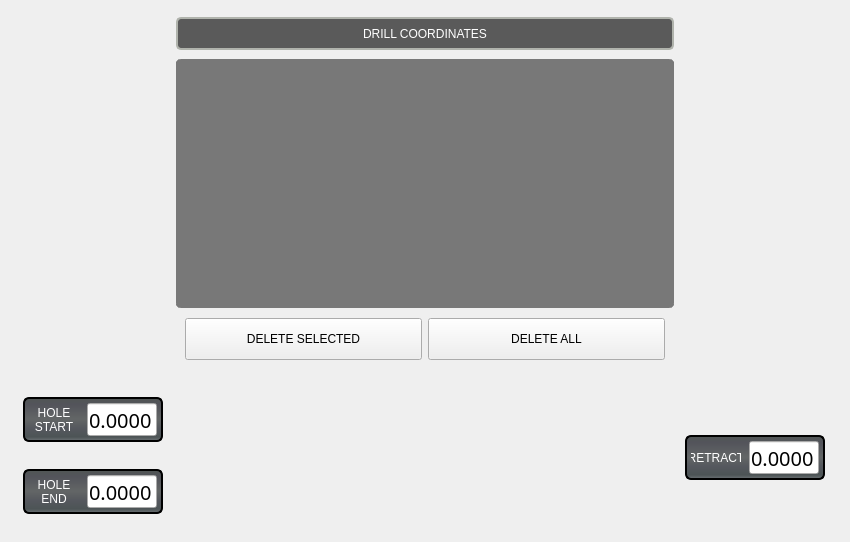
    <widget class="QWidget" name="widget" native="true">
     <property name="maximumSize">
      <size>
       <width>16777215</width>
       <height>580</height>
      </size>
     </property>
     <layout class="QHBoxLayout" name="horizontalLayout_2">
      <property name="spacing">
       <number>30</number>
      </property>
      <property name="leftMargin">
       <number>6</number>
      </property>
      <property name="topMargin">
       <number>6</number>
      </property>
      <property name="rightMargin">
       <number>6</number>
      </property>
      <property name="bottomMargin">
       <number>6</number>
      </property>
      <item alignment="Qt::AlignHCenter|Qt::AlignVCenter">
       <widget class="QWidget" name="widget" native="true">
        <property name="sizePolicy">
         <sizepolicy hsizetype="Preferred" vsizetype="Preferred">
          <horstretch>0</horstretch>
          <verstretch>0</verstretch>
         </sizepolicy>
        </property>
        <property name="minimumSize">
         <size>
          <width>0</width>
          <height>530</height>
         </size>
        </property>
        <property name="maximumSize">
         <size>
          <width>16777215</width>
          <height>550</height>
         </size>
        </property>
        <layout class="QVBoxLayout" name="verticalLayout">
         <property name="topMargin">
          <number>1</number>
         </property>
         <item alignment="Qt::AlignHCenter">
          <widget class="QWidget" name="widget" native="true">
           <property name="maximumSize">
            <size>
             <width>880</width>
             <height>16777215</height>
            </size>
           </property>
           <layout class="QVBoxLayout" name="verticalLayout_2">
            <property name="bottomMargin">
             <number>1</number>
            </property>
            <item>
             <widget class="QWidget" name="widget_2" native="true">
              <property name="sizePolicy">
               <sizepolicy hsizetype="Fixed" vsizetype="Preferred">
                <horstretch>0</horstretch>
                <verstretch>0</verstretch>
               </sizepolicy>
              </property>
              <property name="minimumSize">
               <size>
                <width>500</width>
                <height>0</height>
               </size>
              </property>
              <layout class="QVBoxLayout" name="verticalLayout_4">
               <property name="spacing">
                <number>9</number>
               </property>
               <property name="leftMargin">
                <number>1</number>
               </property>
               <property name="topMargin">
                <number>1</number>
               </property>
               <property name="rightMargin">
                <number>1</number>
               </property>
               <property name="bottomMargin">
                <number>1</number>
               </property>
               <item>
                <widget class="QLabel" name="xy_coord_header">
                 <property name="minimumSize">
                  <size>
                   <width>0</width>
                   <height>33</height>
                  </size>
                 </property>
                 <property name="maximumSize">
                  <size>
                   <width>16777215</width>
                   <height>33</height>
                  </size>
                 </property>
                 <property name="styleSheet">
                  <string notr="true">QLabel{
    border-style: solid;
    border-color: rgb(176, 179, 172);
    border-width: 2px;
    border-radius: 5px;
    color: white;
    background: rgb(90, 90, 90);
	font: 15pt &quot;Bebas Kai&quot;;
}</string>
                 </property>
                 <property name="text">
                  <string>DRILL COORDINATES</string>
                 </property>
                 <property name="alignment">
                  <set>Qt::AlignCenter</set>
                 </property>
                </widget>
               </item>
               <item>
                <widget class="QTableView" name="xy_coord_input">
                 <property name="styleSheet">
                  <string notr="true">QTableView,
QHeaderView {
    font: 14pt &quot;Bebas Kai&quot;;
	background-color: rgb(220, 220, 220);
	color: black;
    border: none;
}

QTableView {
   	border-top: 8px rgb(120, 120, 120);
	border-left: 4px  rgb(120, 120, 120);
	border-bottom: 5px rgb(120, 120, 120);
	border-right: 4px rgb(120, 120, 120);
	border-radius: 5px;
	border-color: rgb(120, 120, 120);
	border-style: solid;
	background-color: rgb(120, 120, 120);
    gridline-color: rgb(203, 203, 203);
	alternate-background-color: rgb(90, 90, 90);
}</string>
                 </property>
                 <property name="dragEnabled">
                  <bool>true</bool>
                 </property>
                 <attribute name="horizontalHeaderDefaultSectionSize">
                  <number>133</number>
                 </attribute>
                 <attribute name="horizontalHeaderStretchLastSection">
                  <bool>true</bool>
                 </attribute>
                </widget>
               </item>
               <item>
                <widget class="QWidget" name="widget" native="true">
                 <layout class="QHBoxLayout" name="horizontalLayout_3">
                  <property name="topMargin">
                   <number>1</number>
                  </property>
                  <item>
                   <widget class="QPushButton" name="delete_selected_input">
                    <property name="minimumSize">
                     <size>
                      <width>150</width>
                      <height>42</height>
                     </size>
                    </property>
                    <property name="maximumSize">
                     <size>
                      <width>16777215</width>
                      <height>42</height>
                     </size>
                    </property>
                    <property name="styleSheet">
                     <string notr="true">font: 14pt &quot;Bebas Kai&quot;;</string>
                    </property>
                    <property name="text">
                     <string>DELETE SELECTED</string>
                    </property>
                   </widget>
                  </item>
                  <item>
                   <widget class="QPushButton" name="delete_all_input">
                    <property name="minimumSize">
                     <size>
                      <width>150</width>
                      <height>42</height>
                     </size>
                    </property>
                    <property name="maximumSize">
                     <size>
                      <width>16777215</width>
                      <height>42</height>
                     </size>
                    </property>
                    <property name="styleSheet">
                     <string notr="true">font: 14pt &quot;Bebas Kai&quot;;</string>
                    </property>
                    <property name="text">
                     <string>DELETE ALL</string>
                    </property>
                   </widget>
                  </item>
                 </layout>
                </widget>
               </item>
              </layout>
             </widget>
            </item>
           </layout>
          </widget>
         </item>
         <item alignment="Qt::AlignHCenter|Qt::AlignVCenter">
          <widget class="QWidget" name="widget" native="true">
           <property name="minimumSize">
            <size>
             <width>820</width>
             <height>150</height>
            </size>
           </property>
           <property name="maximumSize">
            <size>
             <width>800</width>
             <height>150</height>
            </size>
           </property>
           <widget class="QLabel" name="label">
            <property name="geometry">
             <rect>
              <x>124</x>
              <y>4</y>
              <width>555</width>
              <height>140</height>
             </rect>
            </property>
            <property name="sizePolicy">
             <sizepolicy hsizetype="Fixed" vsizetype="Fixed">
              <horstretch>0</horstretch>
              <verstretch>0</verstretch>
             </sizepolicy>
            </property>
            <property name="minimumSize">
             <size>
              <width>555</width>
              <height>140</height>
             </size>
            </property>
            <property name="maximumSize">
             <size>
              <width>555</width>
              <height>140</height>
             </size>
            </property>
            <property name="text">
             <string/>
            </property>
            <property name="pixmap">
             <pixmap>images/drill_block_front.png</pixmap>
            </property>
            <property name="alignment">
             <set>Qt::AlignHCenter|Qt::AlignTop</set>
            </property>
           </widget>
           <widget class="QFrame" name="frame_55">
            <property name="geometry">
             <rect>
              <x>670</x>
              <y>58</y>
              <width>140</width>
              <height>45</height>
             </rect>
            </property>
            <property name="sizePolicy">
             <sizepolicy hsizetype="Fixed" vsizetype="Fixed">
              <horstretch>0</horstretch>
              <verstretch>0</verstretch>
             </sizepolicy>
            </property>
            <property name="minimumSize">
             <size>
              <width>140</width>
              <height>45</height>
             </size>
            </property>
            <property name="maximumSize">
             <size>
              <width>140</width>
              <height>45</height>
             </size>
            </property>
            <property name="styleSheet">
             <string notr="true">.QFrame{
    border-style: solid;
    border-color: black;
    border-width: 2px;
    border-radius: 6px;
    color: rgb(238, 238, 236);
	background-color: qlineargradient(spread:pad, x1:0, y1:0, x2:0, y2:1, stop:0 rgb(81, 86, 85), stop:0.489795 rgb(99, 102, 102), stop:0.699799 rgb(85, 88, 94), stop:0.90444 rgb(77, 84, 86), stop:0.160246 rgb(83, 84, 91), stop:1 rgb(109, 115, 118));
}</string>
            </property>
            <layout class="QHBoxLayout" name="horizontalLayout_215">
             <property name="leftMargin">
              <number>2</number>
             </property>
             <property name="topMargin">
              <number>2</number>
             </property>
             <property name="rightMargin">
              <number>2</number>
             </property>
             <property name="bottomMargin">
              <number>2</number>
             </property>
             <item>
              <widget class="QLabel" name="label_149">
               <property name="sizePolicy">
                <sizepolicy hsizetype="Fixed" vsizetype="Fixed">
                 <horstretch>0</horstretch>
                 <verstretch>0</verstretch>
                </sizepolicy>
               </property>
               <property name="minimumSize">
                <size>
                 <width>50</width>
                 <height>33</height>
                </size>
               </property>
               <property name="maximumSize">
                <size>
                 <width>35</width>
                 <height>33</height>
                </size>
               </property>
               <property name="styleSheet">
                <string notr="true">QLabel{
font: 75 13pt &quot;Bebas Kai&quot;;
color: rgb(255, 255, 255);
}</string>
               </property>
               <property name="text">
                <string>RETRACT</string>
               </property>
               <property name="alignment">
                <set>Qt::AlignCenter</set>
               </property>
               <property name="wordWrap">
                <bool>true</bool>
               </property>
              </widget>
             </item>
             <item>
              <widget class="FloatLineEdit" name="retract_height_input">
               <property name="sizePolicy">
                <sizepolicy hsizetype="Expanding" vsizetype="Fixed">
                 <horstretch>70</horstretch>
                 <verstretch>33</verstretch>
                </sizepolicy>
               </property>
               <property name="maximumSize">
                <size>
                 <width>70</width>
                 <height>33</height>
                </size>
               </property>
               <property name="font">
                <font>
                 <family>Bebas Kai</family>
                 <pointsize>15</pointsize>
                 <weight>50</weight>
                 <italic>false</italic>
                 <bold>false</bold>
                </font>
               </property>
               <property name="styleSheet">
                <string notr="true">QLabel {
    border-style: transparent;
    border-color: rgb(235, 235, 235);
    border-width: 1px;
    border-radius: 5px;
    color: black;
    background: white;
	font: 14pt &quot;Bebas Kai&quot;;
}</string>
               </property>
               <property name="text">
                <string>0.0000</string>
               </property>
               <property name="alignment">
                <set>Qt::AlignRight|Qt::AlignTrailing|Qt::AlignVCenter</set>
               </property>
               <property name="format_string" stdset="0">
                <string>{0:.4f}</string>
               </property>
               <property name="bottom" stdset="0">
                <double>-179769313486231570814527423731704356798070567525844996598917476803157260780028538760589558632766878171540458953514382464234321326889464182768467546703537516986049910576551282076245490090389328944075868508455133942304583236903222948165808559332123348274797826204144723168738177180919299881250404026184124858368.000000000000000</double>
               </property>
              </widget>
             </item>
            </layout>
           </widget>
           <widget class="QFrame" name="frame_57">
            <property name="geometry">
             <rect>
              <x>8</x>
              <y>92</y>
              <width>140</width>
              <height>45</height>
             </rect>
            </property>
            <property name="sizePolicy">
             <sizepolicy hsizetype="Fixed" vsizetype="Fixed">
              <horstretch>0</horstretch>
              <verstretch>0</verstretch>
             </sizepolicy>
            </property>
            <property name="minimumSize">
             <size>
              <width>140</width>
              <height>45</height>
             </size>
            </property>
            <property name="maximumSize">
             <size>
              <width>140</width>
              <height>45</height>
             </size>
            </property>
            <property name="styleSheet">
             <string notr="true">.QFrame{
    border-style: solid;
    border-color: black;
    border-width: 2px;
    border-radius: 6px;
    color: rgb(238, 238, 236);
	background-color: qlineargradient(spread:pad, x1:0, y1:0, x2:0, y2:1, stop:0 rgb(81, 86, 85), stop:0.489795 rgb(99, 102, 102), stop:0.699799 rgb(85, 88, 94), stop:0.90444 rgb(77, 84, 86), stop:0.160246 rgb(83, 84, 91), stop:1 rgb(109, 115, 118));
}</string>
            </property>
            <layout class="QHBoxLayout" name="horizontalLayout_217">
             <property name="leftMargin">
              <number>2</number>
             </property>
             <property name="topMargin">
              <number>2</number>
             </property>
             <property name="rightMargin">
              <number>2</number>
             </property>
             <property name="bottomMargin">
              <number>2</number>
             </property>
             <item>
              <widget class="QLabel" name="label_153">
               <property name="sizePolicy">
                <sizepolicy hsizetype="Fixed" vsizetype="Fixed">
                 <horstretch>0</horstretch>
                 <verstretch>0</verstretch>
                </sizepolicy>
               </property>
               <property name="minimumSize">
                <size>
                 <width>50</width>
                 <height>33</height>
                </size>
               </property>
               <property name="maximumSize">
                <size>
                 <width>50</width>
                 <height>33</height>
                </size>
               </property>
               <property name="styleSheet">
                <string notr="true">QLabel{
font: 75 13pt &quot;Bebas Kai&quot;;
color: rgb(255, 255, 255);
}</string>
               </property>
               <property name="text">
                <string>HOLE END</string>
               </property>
               <property name="alignment">
                <set>Qt::AlignCenter</set>
               </property>
               <property name="wordWrap">
                <bool>true</bool>
               </property>
              </widget>
             </item>
             <item>
              <widget class="FloatLineEdit" name="z_end_input">
               <property name="sizePolicy">
                <sizepolicy hsizetype="Expanding" vsizetype="Fixed">
                 <horstretch>70</horstretch>
                 <verstretch>33</verstretch>
                </sizepolicy>
               </property>
               <property name="maximumSize">
                <size>
                 <width>70</width>
                 <height>33</height>
                </size>
               </property>
               <property name="font">
                <font>
                 <family>Bebas Kai</family>
                 <pointsize>15</pointsize>
                 <weight>50</weight>
                 <italic>false</italic>
                 <bold>false</bold>
                </font>
               </property>
               <property name="styleSheet">
                <string notr="true">QLabel {
    border-style: transparent;
    border-color: rgb(235, 235, 235);
    border-width: 1px;
    border-radius: 5px;
    color: black;
    background: white;
	font: 14pt &quot;Bebas Kai&quot;;
}</string>
               </property>
               <property name="text">
                <string>0.0000</string>
               </property>
               <property name="alignment">
                <set>Qt::AlignRight|Qt::AlignTrailing|Qt::AlignVCenter</set>
               </property>
               <property name="format_string" stdset="0">
                <string>{0:.4f}</string>
               </property>
               <property name="bottom" stdset="0">
                <double>-179769313486231570814527423731704356798070567525844996598917476803157260780028538760589558632766878171540458953514382464234321326889464182768467546703537516986049910576551282076245490090389328944075868508455133942304583236903222948165808559332123348274797826204144723168738177180919299881250404026184124858368.000000000000000</double>
               </property>
              </widget>
             </item>
            </layout>
           </widget>
           <widget class="QFrame" name="frame_56">
            <property name="geometry">
             <rect>
              <x>8</x>
              <y>20</y>
              <width>140</width>
              <height>45</height>
             </rect>
            </property>
            <property name="sizePolicy">
             <sizepolicy hsizetype="Fixed" vsizetype="Fixed">
              <horstretch>0</horstretch>
              <verstretch>0</verstretch>
             </sizepolicy>
            </property>
            <property name="minimumSize">
             <size>
              <width>140</width>
              <height>45</height>
             </size>
            </property>
            <property name="maximumSize">
             <size>
              <width>140</width>
              <height>45</height>
             </size>
            </property>
            <property name="styleSheet">
             <string notr="true">.QFrame{
    border-style: solid;
    border-color: black;
    border-width: 2px;
    border-radius: 6px;
    color: rgb(238, 238, 236);
	background-color: qlineargradient(spread:pad, x1:0, y1:0, x2:0, y2:1, stop:0 rgb(81, 86, 85), stop:0.489795 rgb(99, 102, 102), stop:0.699799 rgb(85, 88, 94), stop:0.90444 rgb(77, 84, 86), stop:0.160246 rgb(83, 84, 91), stop:1 rgb(109, 115, 118));
}</string>
            </property>
            <layout class="QHBoxLayout" name="horizontalLayout_219">
             <property name="leftMargin">
              <number>2</number>
             </property>
             <property name="topMargin">
              <number>2</number>
             </property>
             <property name="rightMargin">
              <number>2</number>
             </property>
             <property name="bottomMargin">
              <number>2</number>
             </property>
             <item>
              <widget class="QLabel" name="label_154">
               <property name="sizePolicy">
                <sizepolicy hsizetype="Fixed" vsizetype="Fixed">
                 <horstretch>0</horstretch>
                 <verstretch>0</verstretch>
                </sizepolicy>
               </property>
               <property name="minimumSize">
                <size>
                 <width>50</width>
                 <height>33</height>
                </size>
               </property>
               <property name="maximumSize">
                <size>
                 <width>50</width>
                 <height>33</height>
                </size>
               </property>
               <property name="styleSheet">
                <string notr="true">QLabel{
font: 75 13pt &quot;Bebas Kai&quot;;
color: rgb(255, 255, 255);
}</string>
               </property>
               <property name="text">
                <string>HOLE START</string>
               </property>
               <property name="alignment">
                <set>Qt::AlignCenter</set>
               </property>
               <property name="wordWrap">
                <bool>true</bool>
               </property>
              </widget>
             </item>
             <item>
              <widget class="FloatLineEdit" name="z_start_input">
               <property name="sizePolicy">
                <sizepolicy hsizetype="Expanding" vsizetype="Fixed">
                 <horstretch>70</horstretch>
                 <verstretch>33</verstretch>
                </sizepolicy>
               </property>
               <property name="maximumSize">
                <size>
                 <width>70</width>
                 <height>33</height>
                </size>
               </property>
               <property name="font">
                <font>
                 <family>Bebas Kai</family>
                 <pointsize>15</pointsize>
                 <weight>50</weight>
                 <italic>false</italic>
                 <bold>false</bold>
                </font>
               </property>
               <property name="styleSheet">
                <string notr="true">QLabel {
    border-style: transparent;
    border-color: rgb(235, 235, 235);
    border-width: 1px;
    border-radius: 5px;
    color: black;
    background: white;
	font: 14pt &quot;Bebas Kai&quot;;
}</string>
               </property>
               <property name="text">
                <string>0.0000</string>
               </property>
               <property name="alignment">
                <set>Qt::AlignRight|Qt::AlignTrailing|Qt::AlignVCenter</set>
               </property>
               <property name="format_string" stdset="0">
                <string>{0:.4f}</string>
               </property>
               <property name="bottom" stdset="0">
                <double>-179769313486231570814527423731704356798070567525844996598917476803157260780028538760589558632766878171540458953514382464234321326889464182768467546703537516986049910576551282076245490090389328944075868508455133942304583236903222948165808559332123348274797826204144723168738177180919299881250404026184124858368.000000000000000</double>
               </property>
              </widget>
             </item>
            </layout>
           </widget>
          </widget>
         </item>
        </layout>
       </widget>
      </item>
     </layout>
    </widget>
